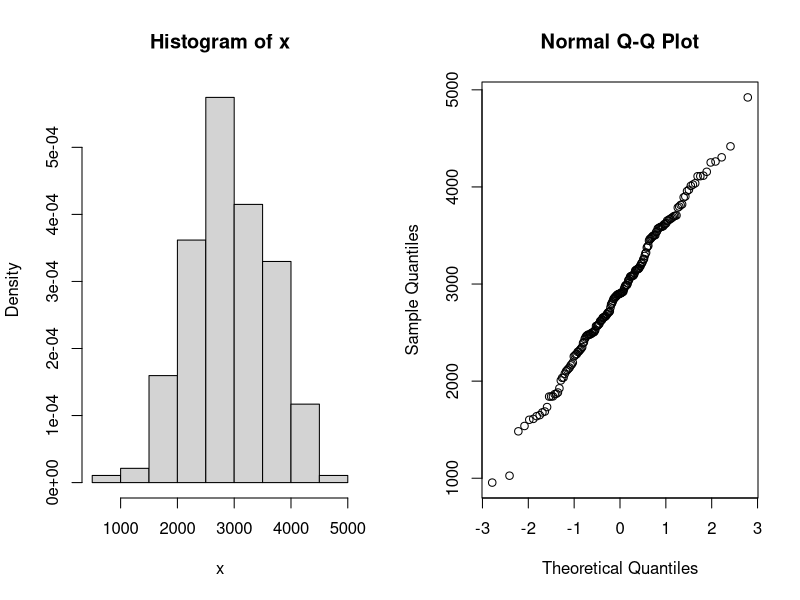
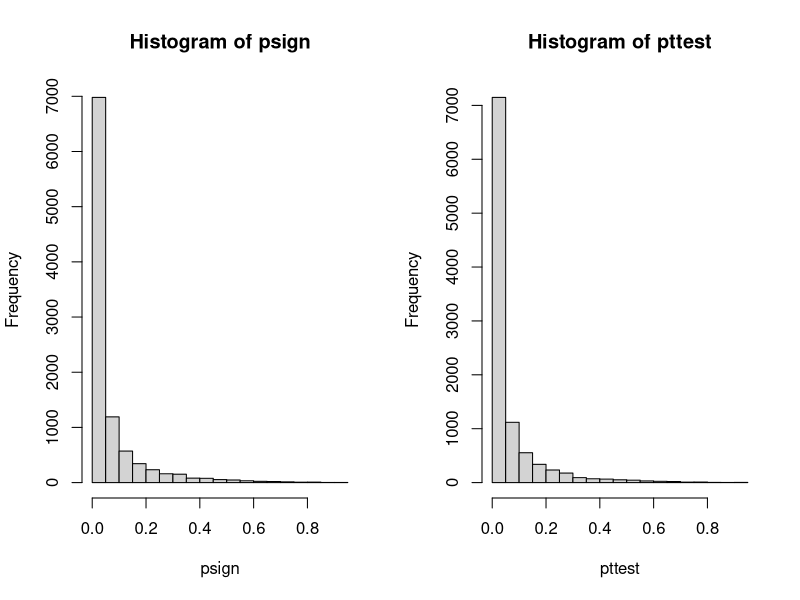
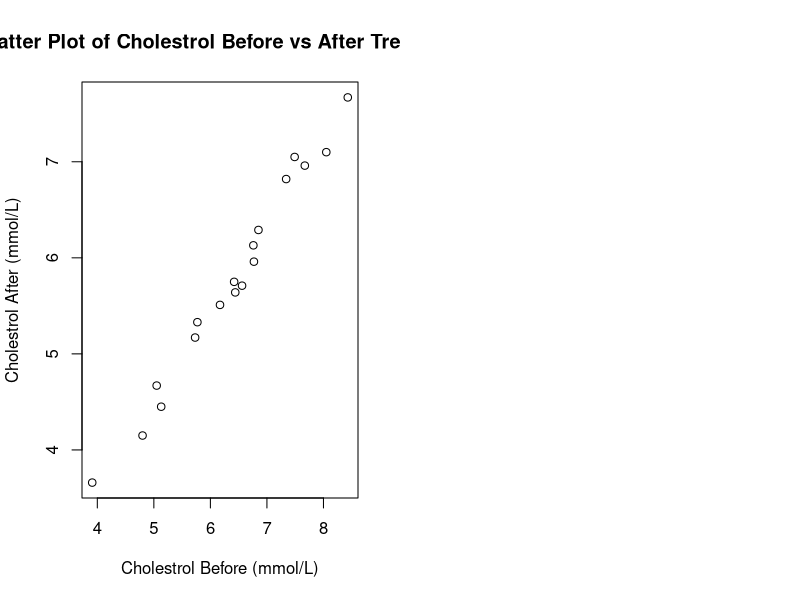
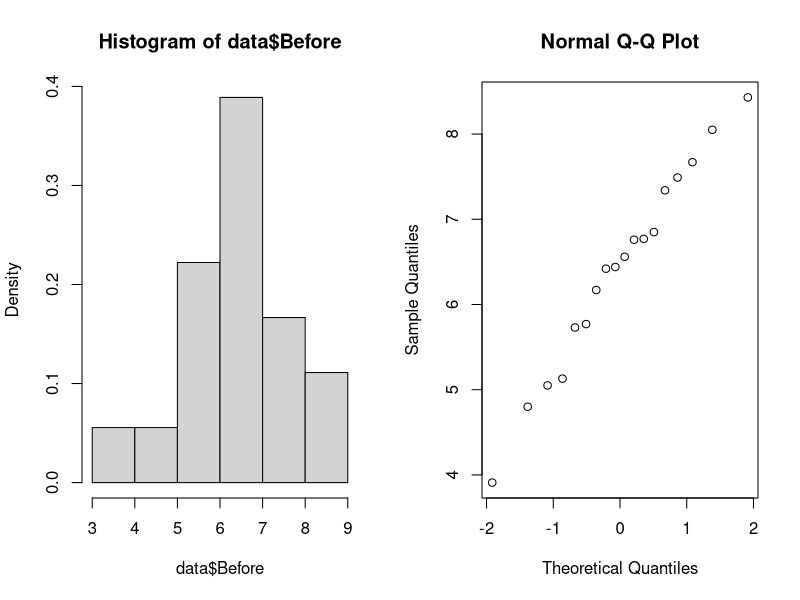
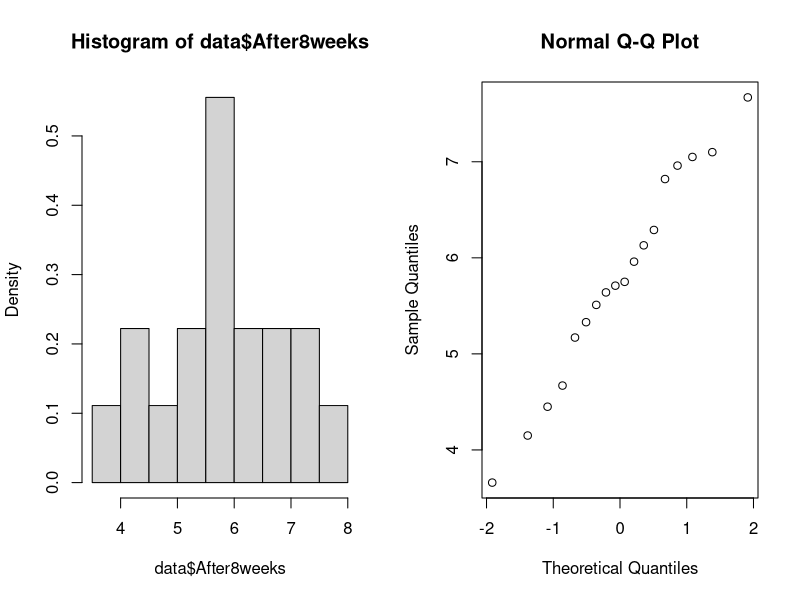
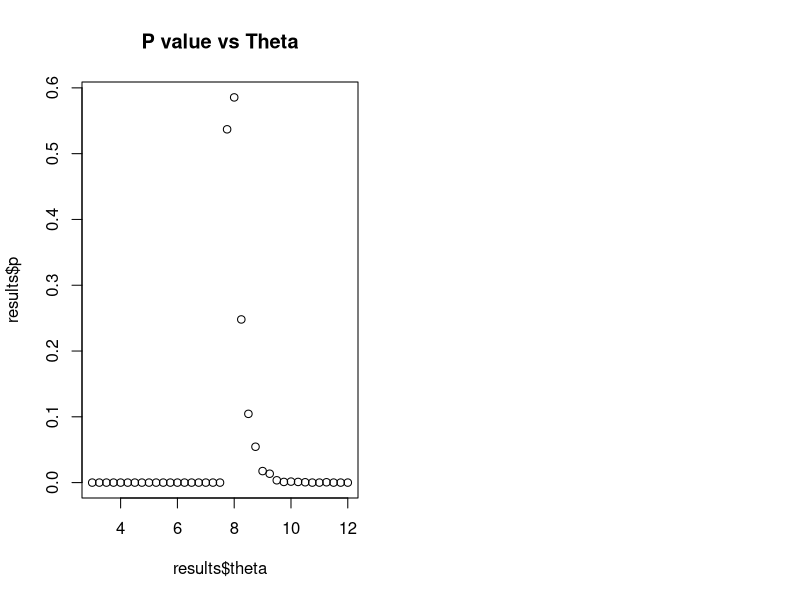
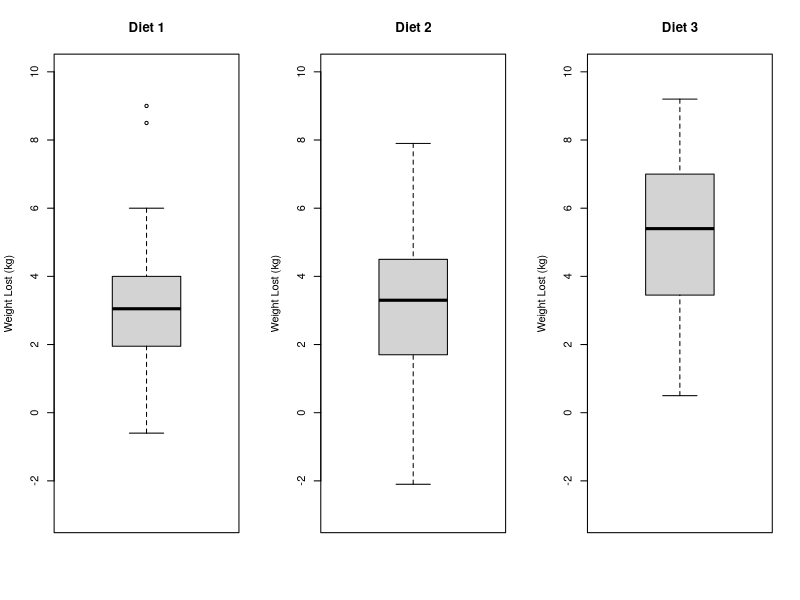
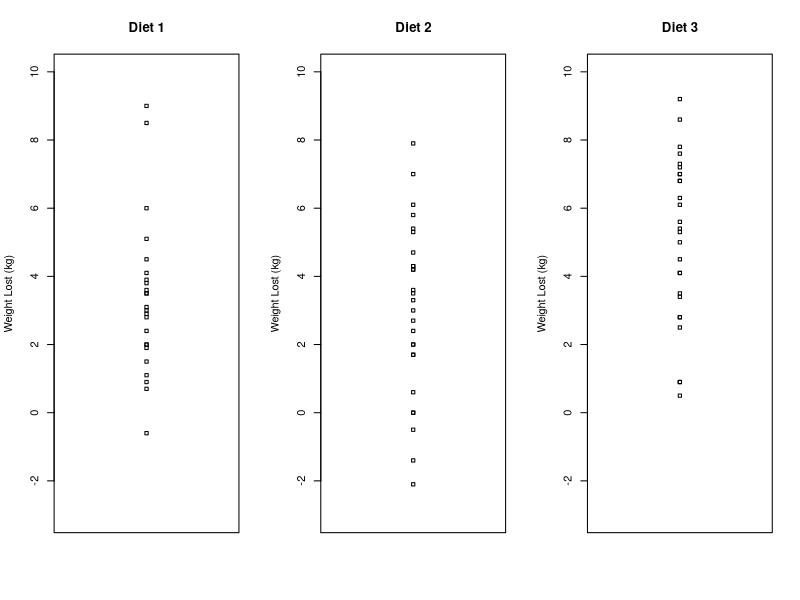

Source code (R) for these figures, in order:
## ---- chunk 1
data = read.table("birthweight.txt", header=T)
par(mfrow=c(1,2))
# use x as alias for the dataset
x = data$birthweight

# checking normality
hist(x, freq=F)
qqnorm(x)
shapiro.test(x)

t.test(x, conf.level=0.96)

# calculate min sample size needed
tval = qt(0.98, length(x))
m = 50
n = (tval * sd(x) / m) ** 2
print(sprintf("min sample size, n = %.2f", n))

## ---- chunk 2
B = 10000
Tstar = numeric(B)
for (i in 1:B){
  # sample with replacement, for a new sample of same length(x)
  Xstar = sample(x, replace=TRUE)
  Tstar[i] = mean(Xstar) 
}

Tstar02 = quantile(Tstar, 0.02)
Tstar04 = quantile(Tstar, 0.98)
print(sprintf("Bootstrap 96%% CI = [%.2f, %.2f]", Tstar02, Tstar04))
## ---- chunk 3
res = t.test(x, mu=2800, alt="g")
res #[[4]]
## ---- chunk 4
res = wilcox.test(x, mu=2800, alt="g")
res
## ---- chunk 5
B = 10000; n = length(x)
psign=numeric(B) ## will contain p-values of sign test
pttest=numeric(B) ## will contain p-values of t-test
for(i in 1:B) {
  y = rnorm(n, mean=mean(x),sd=sd(x)) ## generate data under H1 with mu=0.5
  mu = 2800
  pttest[i] = t.test(y, mu=mu, alternative="greater")[[3]] ## extract p-value
  psign[i] = wilcox.test(y, mu=mu, alt="g")[[3]]
  #psign[i] = binom.test(sum(x>0),n,p=0.5)[[3]]
} ## extract p-value
signPower = sum(psign<0.05) / B
tPower = sum(pttest<0.05) / B

print(sprintf("wilcox signed rank test power = %.4f, t-test power = %.4f", signPower, tPower))
par(mfrow=c(1,2))
hist(psign)
hist(pttest)

## ---- chunk 6
# compute pHat based on the data:
pHat = sum(x < 2600) / length(x)
n = length(x)
# compute z_{\alpha/2}
z = (pHat - 0.25) / sqrt((pHat * (1-pHat)) / n)
sprintf("pHat = %.5f, z = %.5f", pHat, z)
# compute alpha:
alpha = 2 * pnorm(z, lower.tail = F)
ciLevel = 1 - alpha
sprintf("confidence interval level = %.5f", ciLevel)

ciUpper = pHat + z * sqrt((pHat * (1-pHat)) / n)
ciLower = pHat - z * sqrt((pHat * (1-pHat)) / n)
sprintf("final confidence interval = [%.4f, %.4f]", ciLower, ciUpper)
## ---- chunk 7
prop.test(c(34, 28), c(95, 93))
#prop.test(c(34, 28), c(95, 93))
## ---- chunk 8
data = read.table("cholesterol.txt", header=T)

plot(data$Before, data$After8weeks, main="Scatter Plot of Cholestrol Before vs After Treatment", xlab="Cholestrol Before (mmol/L)", ylab="Cholestrol After (mmol/L)")

# checking normality:
par(mfrow=c(1,2))
hist(data$Before, freq=F)
qqnorm(data$Before)
shapiro.test(data$Before)

hist(data$After8weeks, freq=F)
qqnorm(data$After8weeks)
shapiro.test(data$After8weeks)
## ---- chunk 9
cor.test(data$Before, data$After8weeks)
## ---- chunk 10

## ---- chunk 11
summary(data$After8weeks)
xbar = mean(data$After8weeks)
s = sd(data$After8weeks)
n = length(data$After8weeks)

m = qt(0.975, df=n-1) * (s / sqrt(n))
# compute CI for \bar{x}
xBarLow = xbar - m
xBarHigh = xbar + m
sprintf("CI for xbar = [%.4f, %.4f]", xBarLow, xBarHigh)

# use results to compute CI for \theta
thetaLow = 2 * xBarLow - 3
thetaHigh = 2 * xBarHigh - 3
sprintf("CI for theta = [%.4f, %.4f]", thetaLow, thetaHigh)
## ---- chunk 12
sprintf("max(data$After8weeks) = %.4f", max(data$After8weeks))
sprintf("improved CI = [%.4f, %.4f]",  max(data$After8weeks), thetaHigh)
## ---- chunk 13
# returns TRUE if X ~Unif(3, theta) is plausible (p > 0.05)
doBootstrap = function (x, theta, makePlot=FALSE) {
  n = length(x)
  t = max(x)
  B = 4000
  tstar = numeric(B)
  for (i in 1:B) {
    xstar = runif(n, min=3, max=theta)
    tstar[i] = max(xstar)
  }
  
  pl = sum(tstar<t) / B
  pr = sum(tstar>t) / B
  p = 2 * min(pl, pr) # e.g. 0.038
  
  if (makePlot) {
  # make histogram:
    hist(tstar,prob=T, main="Histogram of tstar", freq=F)
    lines(rep(t,2), c(0,0.03), col="red", lwd=2)
    axis(1,t,expression(paste("t")))
    print(sprintf("p = %.4f", p))
  }
  return(data.frame(theta=theta, p=p, valid=(p>=0.05)))
}

results = NULL
for (theta in seq(3,12,0.25)){
  cur = doBootstrap(data$After8weeks, theta, makePlot=FALSE)
  if (is.null(results)) {
    results = cur
  } else {
    results = rbind(results, cur)
  }
}
plot(results$theta, results$p, main="P value vs Theta")
# print signficant results
dplyr::filter(results, p>0.05)
#sprintf("res = %d", res)
## ---- chunk 14
res = binom.test(sum(data$After8weeks >= 6), length(data$After8weeks), p=0.5, alt="less")
## ---- chunk 15
res = binom.test(sum(data$After8weeks < 4.5), length(data$After8weeks), p=0.25, alt="l")
#binom.test(sum(data$After8weeks < 4.5), length(data$After8weeks), p=0.25, alt="g")
## ---- chunk 16
data = read.table("diet.txt", header=T)
# compute weight lost
data$weightlost = data$preweight - data$weight6weeks

par(mfrow = c(1, 3))
ylim = c(-3, 10)

diet1 = dplyr::filter(data, diet == 1)
diet2 = dplyr::filter(data, diet == 2)
diet3 = dplyr::filter(data, diet == 3)

boxplot(diet1$weightlost, main="Diet 1", ylab="Weight Lost (kg)", ylim=ylim)
boxplot(diet2$weightlost, main="Diet 2", ylab="Weight Lost (kg)", ylim=ylim)
boxplot(diet3$weightlost, main="Diet 3", ylab="Weight Lost (kg)", ylim=ylim)

stripchart(diet1$weightlost, main="Diet 1", ylab="Weight Lost (kg)", ylim=ylim, vertical=T)
stripchart(diet2$weightlost, main="Diet 2", ylab="Weight Lost (kg)", ylim=ylim, vertical=T)
stripchart(diet3$weightlost, main="Diet 3", ylab="Weight Lost (kg)", ylim=ylim, vertical=T)
## ---- chunk 17
par(mfrow=c(1,2))
hist(data$preweight, freq=F)
qqnorm(data$preweight, main="Normal QQ plot: preweight")
shapiro.test(data$preweight)

hist(data$weight6weeks, freq=F)
qqnorm(data$weight6weeks, main="Normal QQ plot: weight6weeks")
shapiro.test(data$weight6weeks)

boxplot(data.frame(preweight=data$preweight, weightweeks6=data$weight6weeks))
## ---- chunk 18
res = binom.test(sum(data$weightlost > 0), length(data$weightlost), p=0.5, alternative="g")
## ---- chunk 19
# checking normality
checkNorm = function(data, name) {
  hist(data, main=sprintf("histogram of %s", name))
  qqnorm(data, main=sprintf("Normal qqplot of %s", name))
  shapiro.test(data)
}
par(mfrow = c(1, 2))
checkNorm(diet1$weightlost, "Diet 1"); checkNorm(diet2$weightlost, "Diet 2"); checkNorm(diet3$weightlost, "Diet 3"); 
## ---- chunk 20
# convert diet from int -> string (for informing linear model)!!
#data$diet = as.character(data$diet)
# tell R that certain columns are factor and not just numbers
data$diet = factor(data$diet)

# enable "effect parametrization"
#contrasts(data$diet) <- contr.poly(length(levels(data$diet)))
#contrasts(data$diet) = contr.sum


dietaov = lm(weightlost~diet, data=data)
danova = anova(dietaov)
print("dietaov:"); dietaov
print("summary(dietaov):"); summary(dietaov)
print("anova:"); danova
## ---- chunk 21

## ---- chunk 22
# diet, gender
data$gender = factor(data$gender)

# remove people with no gender data
data2 = dplyr::filter(data, !is.na(gender))
interaction.plot(data2$gender, data2$diet, data2$weightlost)
interaction.plot(data2$diet, data2$gender, data2$weightlost)

# TODO: reset contrasts?
#contrasts(data2$diet) = contr.treatment(length(levels(data2$diet)))
gaov = lm(weightlost~diet*gender, data=data2)

print("gaov:"); gaov
print("summary(gaov):"); summary(gaov)
ganova = anova(gaov)
print("anova:"); ganova
## ---- chunk 23
gaov = lm(weightlost~diet+gender, data=data2)

print("gaov:"); gaov
print("summary(gaov):"); summary(gaov)
ganova = anova(gaov)
print("anova:"); ganova
## ---- chunk 24
library(MASS)
data = npk

randomize = function(n_blocks){
  t = c(1,1,0,0)
  
  t_temp = c()
  
  for (x in 1:n_blocks){
    t_temp = c(t_temp, sample(t))
  }
  return(t_temp)
}

#Generate random columns where each block has random permutations of exactly two of each soil additive

N = randomize(6)
P = randomize(6)
K = randomize(6)

block = c()

for (x in 1:6){
  block = c(block, rep(x,4))
  
}
#data

random_df = data.frame(block = block, N = N, P = P, K = K)
head(random_df,4)
tail(random_df,4)

## ---- chunk 25
N0 = dplyr::filter(data, N == 0)
N1 = dplyr::filter(data, N == 1)
barplot(c(mean(N0$yield), mean(N1$yield)), names.arg=c("Nitrogen", "No Nitrogen"), main="Plots With Nitrogen vs Without", ylab="Average Yield", ylim=c(0,60))
## ---- chunk 26

naov = lm(yield~block+N, data=data)

print("naov:"); naov
print("summary(naov):"); summary(naov)
nanova = anova(naov)
print("nanova:"); nanova
